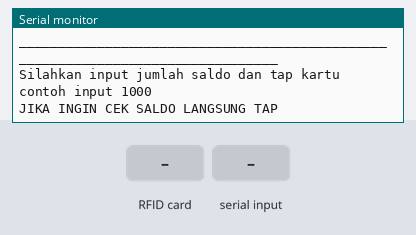
Recording of a sketch running on a simulated ESP32. Shown: the last lines printed to the serial monitor. Inputs (shaded band) come from the test bench.

Above: at 1.2 s.
1.3 s: RFID card 5E 7A 19 C4 held to the reader
At 1.44 s:
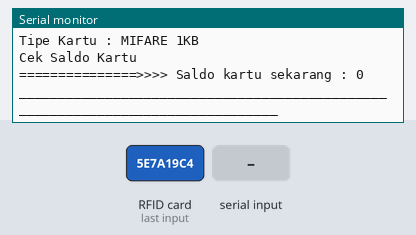
2.8 s: "90,45\n" received over Serial
At 3.2 s:
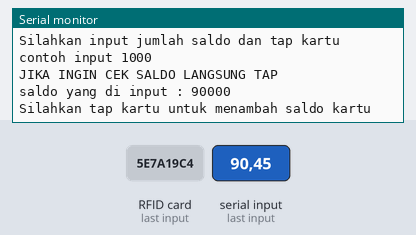
4.3 s: RFID card 5E 7A 19 C4 held to the reader
At 4.59 s:
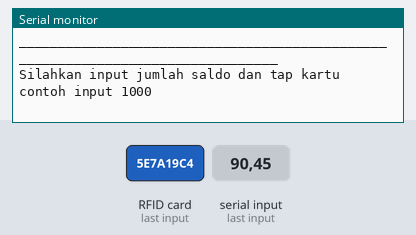

The sketch:

tambahsaldo.ino
```cpp
#include <BluetoothSerial.h>

//#include "BluetoothSerial.h"
#include <MFRC522.h> //library responsible for communicating with the module RFID-RC522
#include <SPI.h> //library responsible for communicating of SPI bus


#if !defined(CONFIG_BT_ENABLED) || !defined(CONFIG_BLUEDROID_ENABLED)
#error Bluetooth is not enabled! Please run `make menuconfig` to and enable it
#endif


#define SS_PIN    21
#define RST_PIN   22
#define led       13

// Defined pins to module RC522
MFRC522 mfrc522(SS_PIN, RST_PIN);   // Create MFRC522 instance.

MFRC522::MIFARE_Key key;

bool notif = true;
bool isiSaldo = false;
String input;
long saldo;
int digit;

long OLDsaldo;
int OLDdigit;

void setup() {
    Serial.begin(9600); // Initialize serial communications with the PC
    SPI.begin();        // Init SPI bus
    mfrc522.PCD_Init(); // Init MFRC522 card

    for (byte i = 0; i < 6; i++) {
        key.keyByte[i] = 0xFF;
    }

    Serial.println("Cek dan Tambah Saldo");

    Serial.println();

    Serial.println("Peringatan : Data akan di simpan pada RFID Card pada sector #1 (blocks #4)");
}

void loop() {
  if (Serial.available()){
    isiSaldo = true;
    input = "";
    while(Serial.available()>0){
      input += char(Serial.read());
    }
    //Serial.println(input);
    saldo = input.toInt();
    if (saldo > 255){
      saldo = 0;
      Serial.println("Saldo tidak boleh lebih dari 255");
    }
    if (saldo < 0){
      saldo = 0;
      Serial.println("Saldo tidak boleh kurang dari 0");
    }
    digit = saldo;
    saldo *= 1000;
    Serial.print("saldo yang di input : ");
    Serial.println(saldo);
    Serial.println("Silahkan tap kartu untuk menambah saldo kartu");
  }
  if (notif){
    notif = false;
    Serial.println();
    Serial.println("________________________________________________________________________________");
    Serial.println("Silahkan input jumlah saldo dan tap kartu");
    Serial.println("contoh input 1000");
    Serial.println();
    Serial.println("JIKA INGIN CEK SALDO LANGSUNG TAP");
  }
  if ( ! mfrc522.PICC_IsNewCardPresent()){
      return;
  }

  if ( ! mfrc522.PICC_ReadCardSerial()){
      return;
  }

  Serial.println();
  Serial.print("Card UID:");
  dump_byte_array(mfrc522.uid.uidByte, mfrc522.uid.size);

  Serial.println();
  Serial.print("Tipe Kartu : ");
  MFRC522::PICC_Type piccType = mfrc522.PICC_GetType(mfrc522.uid.sak);
  Serial.println(mfrc522.PICC_GetTypeName(piccType));

  // Cek kesesuaian kartu
  if (    piccType != MFRC522::PICC_TYPE_MIFARE_MINI
      &&  piccType != MFRC522::PICC_TYPE_MIFARE_1K
      &&  piccType != MFRC522::PICC_TYPE_MIFARE_4K) {
      Serial.println(F("Kode ini hanya dapat digunakan pada MIFARE Classic cards 1KB - 13.56MHz."));
      notif = true;
      delay(2000);
      resetReader();
      return;
  }

  // that is: sector #1, covering block #4 up to and including block #7
  byte sector         = 1;
  byte blockAddr      = 4;

  MFRC522::StatusCode status;
  byte buffer[18];
  byte size = sizeof(buffer);

  // Show the whole sector as it currently is
  //Serial.println("Current data in sector:");
  mfrc522.PICC_DumpMifareClassicSectorToSerial(&(mfrc522.uid), &key, sector);
  Serial.println();

  if (isiSaldo){
    // Baca Saldo yang ada dari RFID Card
    status = (MFRC522::StatusCode) mfrc522.MIFARE_Read(blockAddr, buffer, &size);
    if (status != MFRC522::STATUS_OK) {
        Serial.println("Gagal Baca Kartu RFID");
        //Serial.println(mfrc522.GetStatusCodeName(status));
        resetReader();
        return;
    }
    OLDdigit = buffer[0];
    OLDsaldo = OLDdigit;
    OLDsaldo *= 1000;
    Serial.print("Saldo Kartu Sebelumnya : ");
    Serial.println(OLDsaldo);
    Serial.println();

    // Tambah saldo dan Write Saldo pada RFID Card
    saldo += OLDsaldo;
    digit += OLDdigit;

    if (digit > 255){
      saldo = 0;
      digit = 0;
      Serial.println("Saldo melewati limit sebesar 255.000");
      Serial.println("GAGAL tambah saldo");
      resetReader();
      return;
    }

    byte dataBlock[]    = {
        //0, 1, 2, 3, 4, 5, 6, 7, 8, 9,10,11,12,13,14,15
        digit, 0, 0, 0, 0, 0, 0, 0, 0, 0, 0, 0, 0, 0, 0, 0
    };
    status = (MFRC522::StatusCode) mfrc522.MIFARE_Write(blockAddr, dataBlock, 16);
    if (status != MFRC522::STATUS_OK) {
        Serial.println("GAGAL Write Saldo pada Kartu RFID");
        //Serial.println(mfrc522.GetStatusCodeName(status));
    }
    Serial.println();

    status = (MFRC522::StatusCode) mfrc522.MIFARE_Read(blockAddr, buffer, &size);
    if (status != MFRC522::STATUS_OK) {
        Serial.println("Gagal Baca Kartu RFID");
        //Serial.println(mfrc522.GetStatusCodeName(status));
    }

    Serial.println();

    Serial.println("Menambahkan Saldo...");
    if (buffer[0] == dataBlock[0]){
      //Serial.print("data digit ke 0 : ");
      //Serial.println(buffer[0]);
      Serial.print("Saldo kartu sekarang : ");
      Serial.println(saldo);
      Serial.println("_________ Berhasil isi saldo pada kartu ___________");
    }else{
      Serial.println("------------ GAGAL ISI SALDO --------------");
    }
  }else{
    status = (MFRC522::StatusCode) mfrc522.MIFARE_Read(blockAddr, buffer, &size);
    if (status != MFRC522::STATUS_OK) {
        Serial.println("Gagal Baca Kartu RFID");
        //Serial.println(mfrc522.GetStatusCodeName(status));
        saldo = 0;
        digit = 0;
        resetReader();
        return;
    }

    Serial.println();

    Serial.println("Cek Saldo Kartu");
    //Serial.print("data digit ke 0 : ");
    //Serial.println(buffer[0]);
    saldo = buffer[0];
    saldo *= 1000;
    Serial.print("===============>>>> Saldo kartu sekarang : ");
    Serial.println(saldo);
  }

  saldo = 0;
  digit = 0;

  Serial.println();

  // Dump the sector data
  //Serial.println("Current data in sector:");
  //mfrc522.PICC_DumpMifareClassicSectorToSerial(&(mfrc522.uid), &key, sector);
  Serial.println();

  resetReader();
}

void dump_byte_array(byte *buffer, byte bufferSize) {
    for (byte i = 0; i < bufferSize; i++) {
        Serial.print(buffer[i] < 0x10 ? " 0" : " ");
        Serial.print(buffer[i], HEX);
    }
}

void resetReader(){
  // Halt PICC
  mfrc522.PICC_HaltA();
  // Stop encryption on PCD
  mfrc522.PCD_StopCrypto1();

  notif = true;
  isiSaldo = false;
}
```

Measured:
- after the input at 1.3 s, the serial monitor: prints a new line at once (image 1)
- after the input at 2.8 s, the serial monitor: prints a new line at once (image 2)
- after the input at 4.3 s, the serial monitor: prints a new line at once (image 3)
